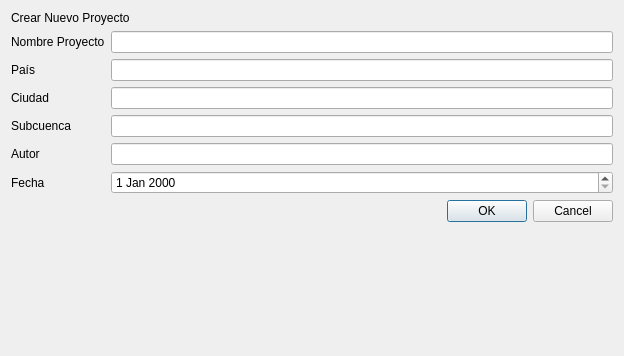
<?xml version="1.0" encoding="UTF-8"?>
<ui version="4.0">
 <class>NewProjectDialog</class>
 <widget class="QDialog" name="NewProjectDialog">
  <property name="geometry">
   <rect>
    <x>0</x>
    <y>0</y>
    <width>624</width>
    <height>356</height>
   </rect>
  </property>
  <property name="windowTitle">
   <string>SANIBIDapp</string>
  </property>
  <layout class="QFormLayout" name="formLayout">
   <item row="0" column="0" colspan="2">
    <widget class="QLabel" name="titleLabel">
     <property name="layoutDirection">
      <enum>Qt::LeftToRight</enum>
     </property>
     <property name="text">
      <string>Crear Nuevo Proyecto</string>
     </property>
    </widget>
   </item>
   <item row="3" column="0">
    <widget class="QLabel" name="projectNameLabel_2">
     <property name="text">
      <string>Nombre Proyecto</string>
     </property>
    </widget>
   </item>
   <item row="3" column="1">
    <widget class="QLineEdit" name="projectNameEdit"/>
   </item>
   <item row="4" column="0">
    <widget class="QLabel" name="countryLabel">
     <property name="text">
      <string>País</string>
     </property>
    </widget>
   </item>
   <item row="4" column="1">
    <widget class="QLineEdit" name="countryEdit"/>
   </item>
   <item row="6" column="0">
    <widget class="QLabel" name="cityLabel">
     <property name="text">
      <string>Ciudad</string>
     </property>
    </widget>
   </item>
   <item row="6" column="1">
    <widget class="QLineEdit" name="cityEdit"/>
   </item>
   <item row="8" column="0">
    <widget class="QLabel" name="microsystemLabel">
     <property name="text">
      <string>Subcuenca</string>
     </property>
    </widget>
   </item>
   <item row="8" column="1">
    <widget class="QLineEdit" name="microsystemEdit"/>
   </item>
   <item row="10" column="0">
    <widget class="QLabel" name="authorLabel">
     <property name="text">
      <string>Autor</string>
     </property>
    </widget>
   </item>
   <item row="10" column="1">
    <widget class="QLineEdit" name="authorEdit"/>
   </item>
   <item row="12" column="0">
    <widget class="QLabel" name="dateLabel">
     <property name="text">
      <string>Fecha</string>
     </property>
    </widget>
   </item>
   <item row="12" column="1">
    <widget class="QDateEdit" name="dateEdit"/>
   </item>
   <item row="16" column="1">
    <widget class="QDialogButtonBox" name="buttonBox">
     <property name="orientation">
      <enum>Qt::Horizontal</enum>
     </property>
     <property name="standardButtons">
      <set>QDialogButtonBox::Cancel|QDialogButtonBox::Ok</set>
     </property>
    </widget>
   </item>
  </layout>
 </widget>
 <resources/>
 <connections>
  <connection>
   <sender>buttonBox</sender>
   <signal>accepted()</signal>
   <receiver>NewProjectDialog</receiver>
   <slot>accept()</slot>
   <hints>
    <hint type="sourcelabel">
     <x>248</x>
     <y>254</y>
    </hint>
    <hint type="destinationlabel">
     <x>157</x>
     <y>274</y>
    </hint>
   </hints>
  </connection>
  <connection>
   <sender>buttonBox</sender>
   <signal>rejected()</signal>
   <receiver>NewProjectDialog</receiver>
   <slot>reject()</slot>
   <hints>
    <hint type="sourcelabel">
     <x>316</x>
     <y>260</y>
    </hint>
    <hint type="destinationlabel">
     <x>286</x>
     <y>274</y>
    </hint>
   </hints>
  </connection>
 </connections>
</ui>
